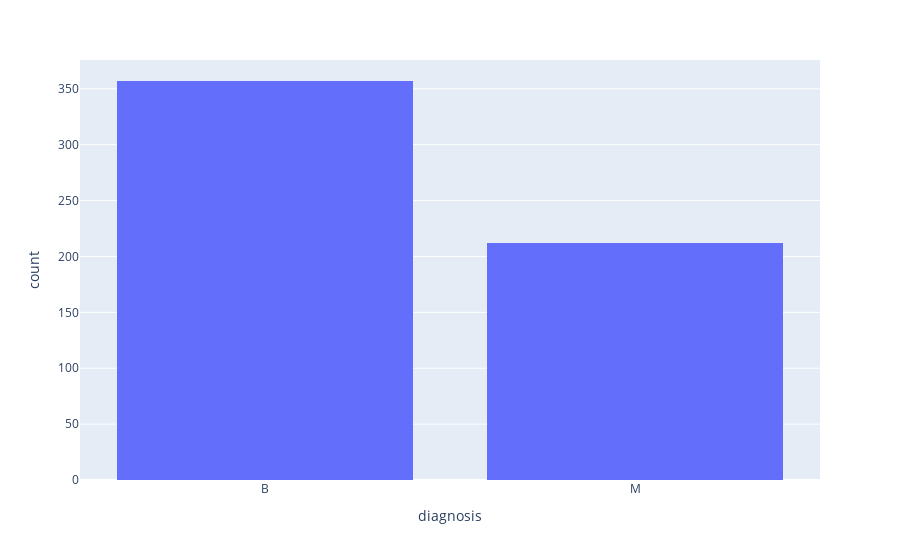

The notebook cell this image was saved under:
### Code cell
px.histogram(data, x='diagnosis')

### Figure 1 — Plotly figure (JSON) as saved in the notebook; plotly's stock layout.template omitted (floating-point values rounded to 4 significant figures; data arrays with more than 128 entries replaced by an {"elided": "..."} marker saying what was removed)
{"data": [{"alignmentgroup": "True", "bingroup": "x", "hovertemplate": "diagnosis=%{x}<br>count=%{y}<extra></extra>", "legendgroup": "", "marker": {"color": "#636efa", "pattern": {"shape": ""}}, "name": "", "offsetgroup": "", "orientation": "v", "showlegend": false, "type": "histogram", "x": {"elided": "569 str values"}, "xaxis": "x", "yaxis": "y"}], "layout": {"barmode": "relative", "legend": {"tracegroupgap": 0}, "margin": {"t": 60}, "xaxis": {"anchor": "y", "domain": [0, 1], "title": {"text": "diagnosis"}}, "yaxis": {"anchor": "x", "domain": [0, 1], "title": {"text": "count"}}}}
